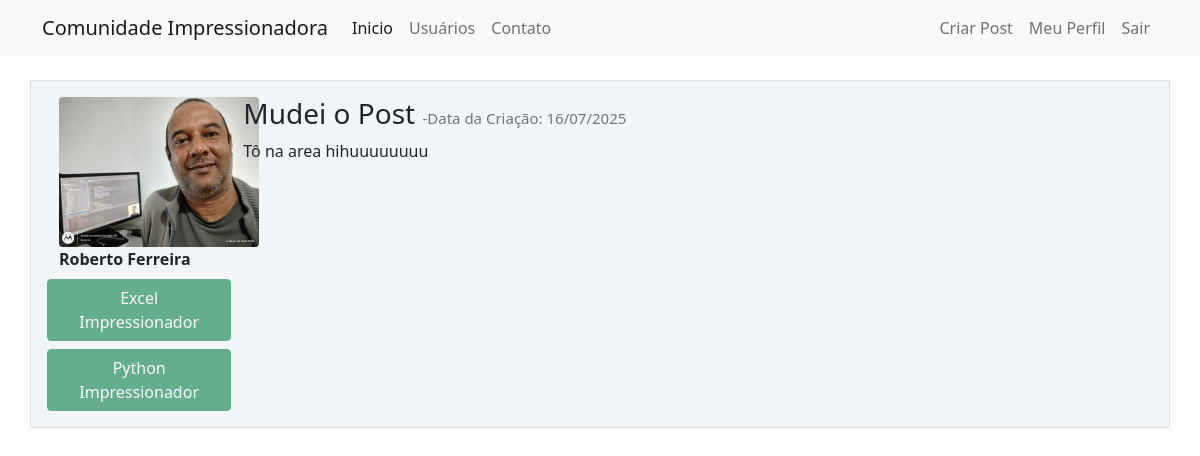
/post/19 (signed in), run on the app's committed database.
### comunidadeimpressionadora/models.py (models this page shows, shortened)
class Usuario(database.Model, UserMixin):
    id = database.Column(database.Integer, primary_key=True)
    username = database.Column(database.String, nullable=False)
    email = database.Column(database.String, nullable=False)
    senha = database.Column(database.String, nullable=False, unique=True)
    foto_perfil = database.Column(database.String,default='default.jpg')
    posts = database.relationship('Post', backref='autor', lazy=True)
    cursos = database.Column(database.String, nullable=False, default='Não Informado')

class Post(database.Model):
    id = database.Column(database.Integer, primary_key=True)
    titulo = database.Column(database.String, nullable=False)
    corpo = database.Column(database.Text, nullable=False)
    data_criacao = database.Column(database.DateTime, nullable=False, default=datetime.now)
    id_usuario = database.Column(database.Integer, database.ForeignKey('usuario.id'), nullable=False )

### comunidadeimpressionadora/routes.py (the view)
@app.route('/post/<post_id>', methods=['GET', 'POST'])
@login_required
def exibir_post(post_id):
    post = Post.query.get(post_id)
    if current_user == post.autor:
        form = FormCriarPost()
        if request.method == 'GET':
            form.titulo.data = post.titulo
            form.corpo.data = post.corpo
        elif form.validate_on_submit():
            post.titulo = form.titulo.data
            post.corpo = form.corpo.data
            database.session.commit()
            flash('Post Atualizado com Sucesso', 'alert-secess')
            return redirect(url_for('home'))
    else:
        form = None
    return render_template('post.html', post=post, form=form)

### comunidadeimpressionadora/models.py (called while the page is built)
@login_manager.user_loader
def load_usuario(id_usuario):
    return Usuario.query.get(int(id_usuario))

### comunidadeimpressionadora/templates/post.html (shortened to what this page needs)
{% extends "base.html" %}
{% block body %}
        <div class="container mt-3">
            <div class="row border mt-4 p-3 meupost">
                <div class="col col-2">
                    <div class="image pe-2"> <img src="{{ url_for('static', filename='fotos_perfil/{}'.format(post.autor.foto_perfil)) }}" class="rounded" width="200"> </div>
                    <strong>{{ post.autor.username }}</strong>
                    <div class="row justify-content-center">
                            {% for curso in post.autor.cursos.split(';') %}
                                <button type="button" class="btn btn-success mt-2" disabled>{{curso}}</button>
                            {% endfor %}
                    </div>
                </div>
                <div class="col col-9">
                    <h3>{{ post.titulo }}
                    <small class="text-muted" style="font-size: 15px"> -Data da Criação: {{ post.data_criacao.strftime('%d/%m/%Y') }}
                    </small>
                    </h3>
                    <p>{{ post.corpo }}</p>
                </div>
            </div>
        </div>
{% endblock %}

### comunidadeimpressionadora/static/main.css (style rules this page uses)
.meupost { background: #f2f5f8 !important; }

### data on the page
Usuario: foto_perfil (picture), autor.username "Roberto Ferreira"
Post: titulo "Mudei o Post", data_criacao "16/07/2025", corpo "Tô na area hihuuuuuuuu"

### other printed values
{{ curso }} "Excel Impressionador" "Python Impressionador"
